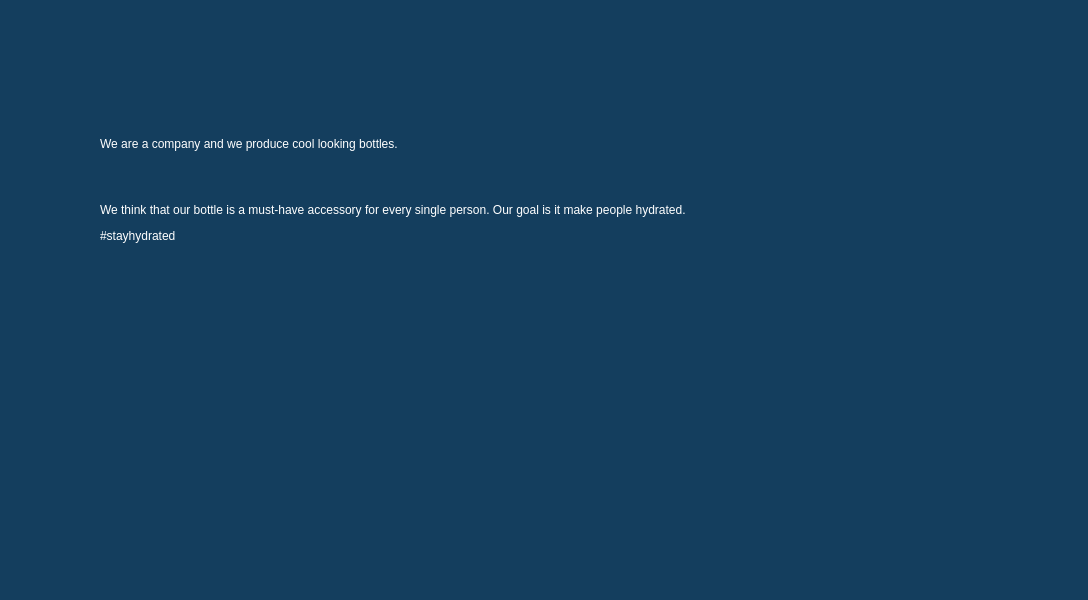
<?xml version="1.0" encoding="UTF-8"?>
<ui version="4.0">
 <class>MainWindow</class>
 <widget class="QMainWindow" name="MainWindow">
  <property name="geometry">
   <rect>
    <x>0</x>
    <y>0</y>
    <width>1088</width>
    <height>600</height>
   </rect>
  </property>
  <property name="windowTitle">
   <string>MainWindow</string>
  </property>
  <property name="styleSheet">
   <string notr="true">background-color: rgb(20, 62, 94);</string>
  </property>
  <widget class="QWidget" name="centralwidget">
   <widget class="QLabel" name="label_9">
    <property name="geometry">
     <rect>
      <x>100</x>
      <y>80</y>
      <width>961</width>
      <height>221</height>
     </rect>
    </property>
    <property name="styleSheet">
     <string notr="true">QLabel{
	background-color: transparent;
	color: rgb(255,255,255);
	
	font: 40 10pt &quot;MS Sans Serif&quot;;
}</string>
    </property>
    <property name="text">
     <string>&lt;html&gt;&lt;head/&gt;&lt;body&gt;&lt;p&gt;We are a company and we produce cool looking bottles. &lt;/p&gt;&lt;p align=&quot;right&quot;&gt;&lt;br/&gt;&lt;/p&gt;&lt;p&gt;We think that our bottle is a must-have accessory for every single person. Our goal is it make people hydrated.&lt;/p&gt;&lt;p&gt;#stayhydrated&lt;/p&gt;&lt;/body&gt;&lt;/html&gt;</string>
    </property>
    <property name="scaledContents">
     <bool>false</bool>
    </property>
   </widget>
  </widget>
  <widget class="QStatusBar" name="statusbar"/>
 </widget>
 <resources/>
 <connections/>
</ui>
